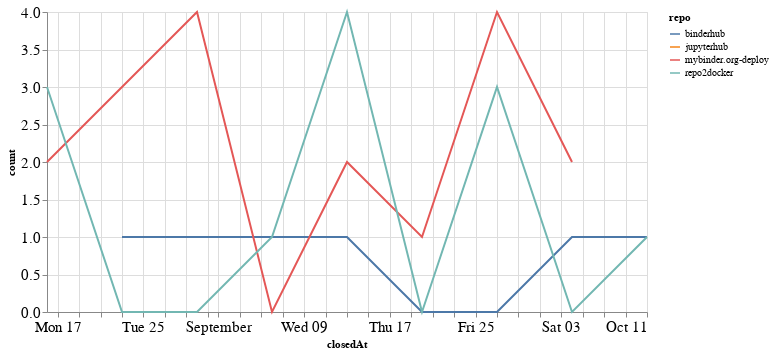

The notebook cell saved with this chart:
### Code cell
closed_by_time = closed_by.groupby('repo').resample('W', on='closedAt').count()['author'].reset_index()
closed_by_time = closed_by_time.rename(columns={'author': 'count'})

alt.Chart(closed_by_time, width=600).mark_line().encode(
    x='closedAt',
    y='count',
    color='repo',
    tooltip="repo"
)

### Figure 1 — Vega-Lite specification as saved in the notebook (floating-point values rounded to 4 significant figures)
{"config": {"axisLeft": {"labelFontSize": 15}, "axisBottom": {"labelFontSize": 15}}, "data": {"name": "data-f4e609b0fcd78b7909c5cfdea4bf9872"}, "mark": "line", "encoding": {"color": {"type": "nominal", "field": "repo"}, "tooltip": {"type": "nominal", "field": "repo"}, "x": {"type": "temporal", "field": "closedAt"}, "y": {"type": "quantitative", "field": "count"}}, "width": 600, "$schema": "https://vega.github.io/schema/vega-lite/v4.8.1.json", "datasets": {"data-f4e609b0fcd78b7909c5cfdea4bf9872": [{"repo": "binderhub", "closedAt": "2020-08-23T00:00:00", "count": 1}, {"repo": "binderhub", "closedAt": "2020-08-30T00:00:00", "count": 1}, {"repo": "binderhub", "closedAt": "2020-09-06T00:00:00", "count": 1}, {"repo": "binderhub", "closedAt": "2020-09-13T00:00:00", "count": 1}, {"repo": "binderhub", "closedAt": "2020-09-20T00:00:00", "count": 0}, {"repo": "binderhub", "closedAt": "2020-09-27T00:00:00", "count": 0}, {"repo": "binderhub", "closedAt": "2020-10-04T00:00:00", "count": 1}, {"repo": "binderhub", "closedAt": "2020-10-11T00:00:00", "count": 1}, {"repo": "jupyterhub", "closedAt": "2020-08-16T00:00:00", "count": 1}, {"repo": "mybinder.org-deploy", "closedAt": "2020-08-16T00:00:00", "count": 2}, {"repo": "mybinder.org-deploy", "closedAt": "2020-08-23T00:00:00", "count": 3}, {"repo": "mybinder.org-deploy", "closedAt": "2020-08-30T00:00:00", "count": 4}, {"repo": "mybinder.org-deploy", "closedAt": "2020-09-06T00:00:00", "count": 0}, {"repo": "mybinder.org-deploy", "closedAt": "2020-09-13T00:00:00", "count": 2}, {"repo": "mybinder.org-deploy", "closedAt": "2020-09-20T00:00:00", "count": 1}, {"repo": "mybinder.org-deploy", "closedAt": "2020-09-27T00:00:00", "count": 4}, {"repo": "mybinder.org-deploy", "closedAt": "2020-10-04T00:00:00", "count": 2}, {"repo": "repo2docker", "closedAt": "2020-08-16T00:00:00", "count": 3}, {"repo": "repo2docker", "closedAt": "2020-08-23T00:00:00", "count": 0}, {"repo": "repo2docker", "closedAt": "2020-08-30T00:00:00", "count": 0}, {"repo": "repo2docker", "closedAt": "2020-09-06T00:00:00", "count": 1}, {"repo": "repo2docker", "closedAt": "2020-09-13T00:00:00", "count": 4}, {"repo": "repo2docker", "closedAt": "2020-09-20T00:00:00", "count": 0}, {"repo": "repo2docker", "closedAt": "2020-09-27T00:00:00", "count": 3}, {"repo": "repo2docker", "closedAt": "2020-10-04T00:00:00", "count": 0}, {"repo": "repo2docker", "closedAt": "2020-10-11T00:00:00", "count": 1}]}}
